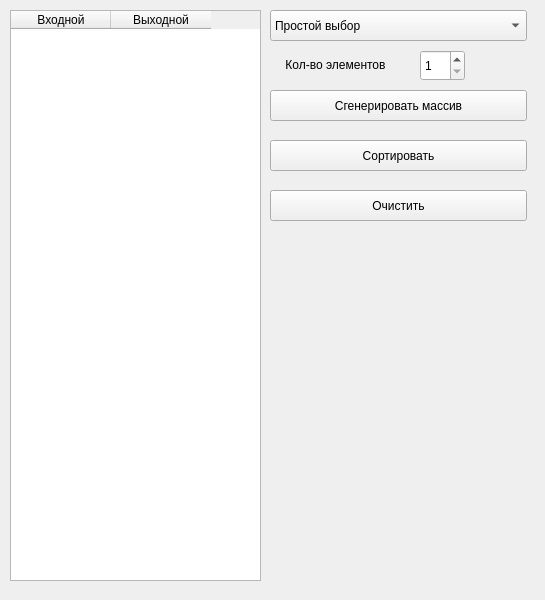
<?xml version="1.0" encoding="UTF-8"?>
<ui version="4.0">
 <class>MainWindow</class>
 <widget class="QMainWindow" name="MainWindow">
  <property name="geometry">
   <rect>
    <x>0</x>
    <y>0</y>
    <width>545</width>
    <height>600</height>
   </rect>
  </property>
  <property name="windowTitle">
   <string>MainWindow</string>
  </property>
  <widget class="QWidget" name="centralwidget">
   <widget class="QTableWidget" name="MyTable">
    <property name="geometry">
     <rect>
      <x>10</x>
      <y>10</y>
      <width>251</width>
      <height>571</height>
     </rect>
    </property>
    <column>
     <property name="text">
      <string>Входной</string>
     </property>
    </column>
    <column>
     <property name="text">
      <string>Выходной</string>
     </property>
    </column>
   </widget>
   <widget class="QSpinBox" name="spinBox">
    <property name="geometry">
     <rect>
      <x>420</x>
      <y>50</y>
      <width>45</width>
      <height>31</height>
     </rect>
    </property>
    <property name="minimum">
     <number>1</number>
    </property>
    <property name="maximum">
     <number>100</number>
    </property>
   </widget>
   <widget class="QLabel" name="label">
    <property name="geometry">
     <rect>
      <x>260</x>
      <y>50</y>
      <width>151</width>
      <height>31</height>
     </rect>
    </property>
    <property name="text">
     <string>&lt;html&gt;&lt;head/&gt;&lt;body&gt;&lt;p align=&quot;center&quot;&gt;Кол-во элементов&lt;/p&gt;&lt;/body&gt;&lt;/html&gt;</string>
    </property>
   </widget>
   <widget class="QPushButton" name="FillButton">
    <property name="geometry">
     <rect>
      <x>270</x>
      <y>90</y>
      <width>257</width>
      <height>31</height>
     </rect>
    </property>
    <property name="text">
     <string>Сгенерировать массив</string>
    </property>
   </widget>
   <widget class="QComboBox" name="comboBox">
    <property name="geometry">
     <rect>
      <x>270</x>
      <y>10</y>
      <width>257</width>
      <height>31</height>
     </rect>
    </property>
    <item>
     <property name="text">
      <string>Простой выбор</string>
     </property>
    </item>
    <item>
     <property name="text">
      <string>Пузырьковая сортировка</string>
     </property>
    </item>
    <item>
     <property name="text">
      <string>Простая вставка</string>
     </property>
    </item>
    <item>
     <property name="text">
      <string>Пирамидальная сортировка</string>
     </property>
    </item>
    <item>
     <property name="text">
      <string>Сортировка методом Шелла</string>
     </property>
    </item>
    <item>
     <property name="text">
      <string>Быстрая сортировка</string>
     </property>
    </item>
    <item>
     <property name="text">
      <string>Сортировка слиянием</string>
     </property>
    </item>
    <item>
     <property name="text">
      <string>Задание</string>
     </property>
    </item>
   </widget>
   <widget class="QPushButton" name="SortButton">
    <property name="geometry">
     <rect>
      <x>270</x>
      <y>140</y>
      <width>257</width>
      <height>31</height>
     </rect>
    </property>
    <property name="text">
     <string>Сортировать</string>
    </property>
   </widget>
   <widget class="QPushButton" name="ClearButton">
    <property name="geometry">
     <rect>
      <x>270</x>
      <y>190</y>
      <width>257</width>
      <height>31</height>
     </rect>
    </property>
    <property name="text">
     <string>Очистить</string>
    </property>
   </widget>
  </widget>
 </widget>
 <resources/>
 <connections/>
</ui>
